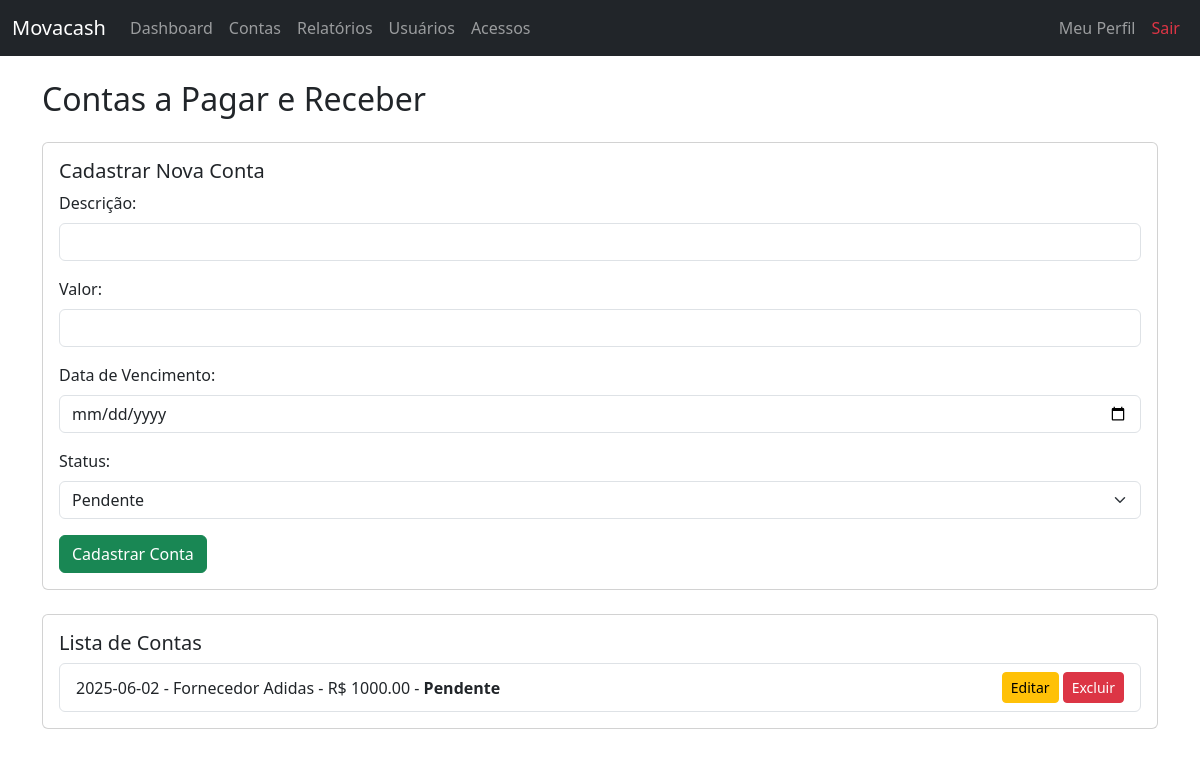
The page /contas (signed in) on the database as committed earlier.
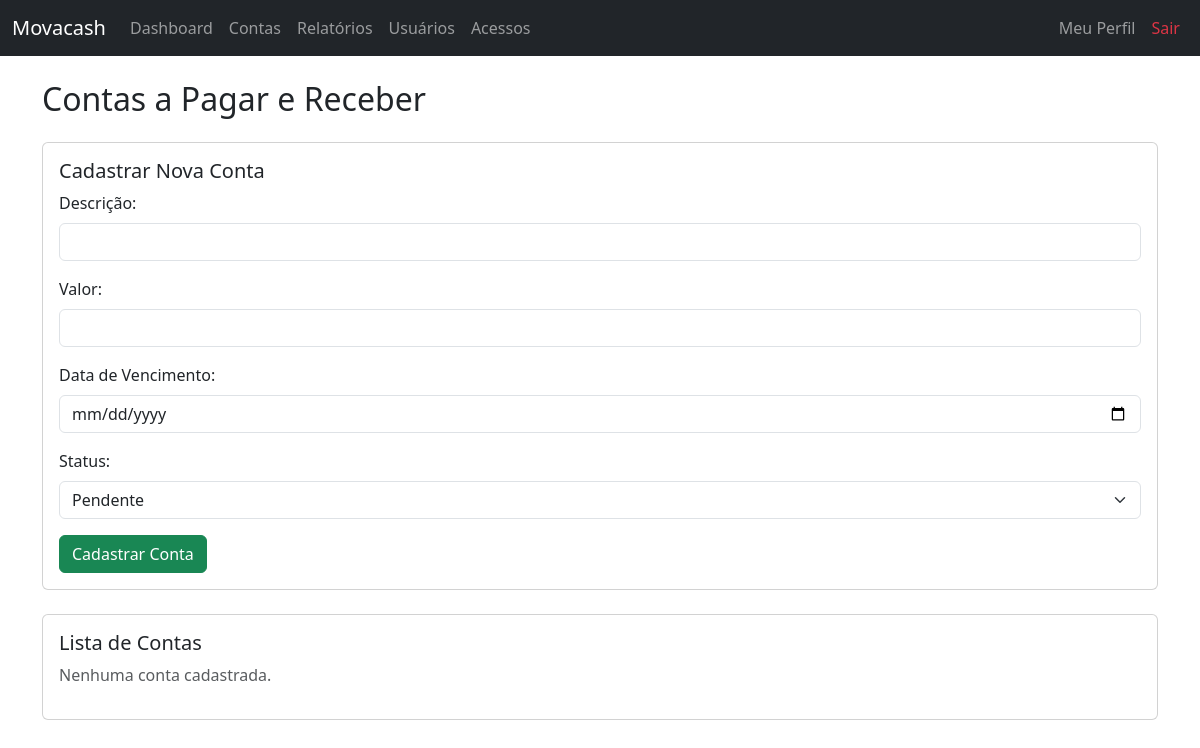
The same page on the database as committed later.
### app/models.py (models this page shows)
class Conta(db.Model):
    __tablename__ = 'contas'
    id = db.Column(db.Integer, primary_key=True)
    descricao = db.Column(db.String(100), nullable=False)
    valor = db.Column(db.Float, nullable=False)
    vencimento = db.Column(db.Date, nullable=False)
    status = db.Column(db.String(20), nullable=False)
    usuario_id = db.Column(db.Integer, db.ForeignKey('usuarios.id'), nullable=False)

### app/routes.py (the view, shortened to what this page needs)
@bp.route('/contas', methods=['GET', 'POST'])
@login_obrigatorio
def contas():
    usuario_id = session['usuario_id']
    status_filtro = request.args.get('status')
    if status_filtro:
        contas = Conta.query.filter_by(usuario_id=usuario_id, status=status_filtro).order_by(Conta.vencimento).all()
    else:
        contas = Conta.query.filter_by(usuario_id=usuario_id).order_by(Conta.vencimento).all()
    return render_template('contas.html', contas=contas)

### app/utils.py (called while the page is built)
def login_obrigatorio(f):
    @wraps(f)
    def decorated_function(*args, **kwargs):
        if 'usuario_id' not in session:
            return redirect(url_for('main.login'))
        return f(*args, **kwargs)
    return decorated_function

### app/templates/contas.html (shortened to what this page needs)
{% extends "base.html" %}
{% block content %}
<h2 class="mb-4">Contas a Pagar e Receber</h2>
<div class="card mb-4">
    <div class="card-body">
        <h5 class="card-title">Cadastrar Nova Conta</h5>
        <form method="POST">
            <div class="mb-3">
                <label class="form-label">Descrição:</label>
                <input type="text" name="descricao" class="form-control" required>
            </div>
            <div class="mb-3">
                <label class="form-label">Valor:</label>
                <input type="number" name="valor" step="0.01" class="form-control" required>
            </div>
            <div class="mb-3">
                <label class="form-label">Data de Vencimento:</label>
                <input type="date" name="vencimento" class="form-control" required>
            </div>
            <div class="mb-3">
                <label class="form-label">Status:</label>
                <select name="status" class="form-select" required>
                    <option value="pendente">Pendente</option>
                </select>
            </div>
            <button type="submit" class="btn btn-success">Cadastrar Conta</button>
        </form>
    </div>
</div>
<div class="card">
    <div class="card-body">
        <h5 class="card-title">Lista de Contas</h5>
        {% if contas %}
            <ul class="list-group">
                {% for conta in contas %}
                    <li class="list-group-item d-flex justify-content-between align-items-center">
                        <div>
                            {{ conta.vencimento }} - {{ conta.descricao }} - R$ {{ "%.2f"|format(conta.valor) }} - <strong>{{ conta.status|capitalize }}</strong>
                        </div>
                        <div>
                            <a href="{{ url_for('main.editar_conta', id=conta.id) }}" class="btn btn-sm btn-warning">Editar</a>
                            <a href="{{ url_for('main.excluir_conta', id=conta.id) }}"
                               class="btn btn-sm btn-danger"
                               onclick="return confirm('Tem certeza que deseja excluir esta conta?');">
                               Excluir
                            </a>
                        </div>
                    </li>
                {% endfor %}
            </ul>
        {% else %}
            <p class="text-muted">Nenhuma conta cadastrada.</p>
        {% endif %}
    </div>
</div>
{% endblock %}

### app/templates/base.html (shortened to what this page needs)
<!DOCTYPE html>
<html lang="pt-br">
<head>
    <link href="https://cdn.jsdelivr.net/npm/bootstrap@5.3.0/dist/css/bootstrap.min.css" rel="stylesheet">
</head>
<body>
    <nav class="navbar navbar-expand-lg navbar-dark bg-dark fixed-top">
        <div class="container-fluid">
            <a class="navbar-brand" href="{% if session.tipo == 'admin' %}{{ url_for('main.dashboard') }}{% else %}{{ url_for('main.caixa') }}{% endif %}">Movacash</a>
            <div class="collapse navbar-collapse" id="navbarNav">
                <ul class="navbar-nav me-auto">
                    {% if session.tipo == 'admin' %}
                        <li class="nav-item">
                            <a class="nav-link" href="{{ url_for('main.dashboard') }}">Dashboard</a>
                        </li>
                        <li class="nav-item">
                            <a class="nav-link" href="{{ url_for('main.contas') }}">Contas</a>
                        </li>
                        <li class="nav-item">
                            <a class="nav-link" href="{{ url_for('main.relatorios') }}">Relatórios</a>
                        </li>
                        <li class="nav-item">
                            <a class="nav-link" href="{{ url_for('main.cadastrar_usuario') }}">Usuários</a>
                        </li>
                        <li class="nav-item">
                            <a class="nav-link" href="{{ url_for('main.acessos') }}">Acessos</a>
                        </li>
                    {% elif session.tipo == 'vendedor' %}
                        <li class="nav-item">
                            <a class="nav-link" href="{{ url_for('main.caixa') }}">Caixa</a>
                        </li>
                    {% endif %}
                </ul>
                <ul class="navbar-nav ms-auto">
                    <li class="nav-item">
                        <a class="nav-link" href="{{ url_for('main.perfil') }}">Meu Perfil</a>
                    </li>
                    <li class="nav-item">
                        <a class="nav-link text-danger" href="{{ url_for('main.logout') }}">Sair</a>
                    </li>
                </ul>
            </div>
        </div>
    </nav>
    <div class="container" style="margin-top: 80px;">
        {% block content %}{% endblock %}
    </div>
</body>
</html>

Rows that differ between the two databases and show on the page:
removed Conta: vencimento "2025-06-02", descricao "Fornecedor Adidas", valor "1000.00", status "Pendente"
Other text that changed with them:
text now shown: "Nenhuma conta cadastrada."
